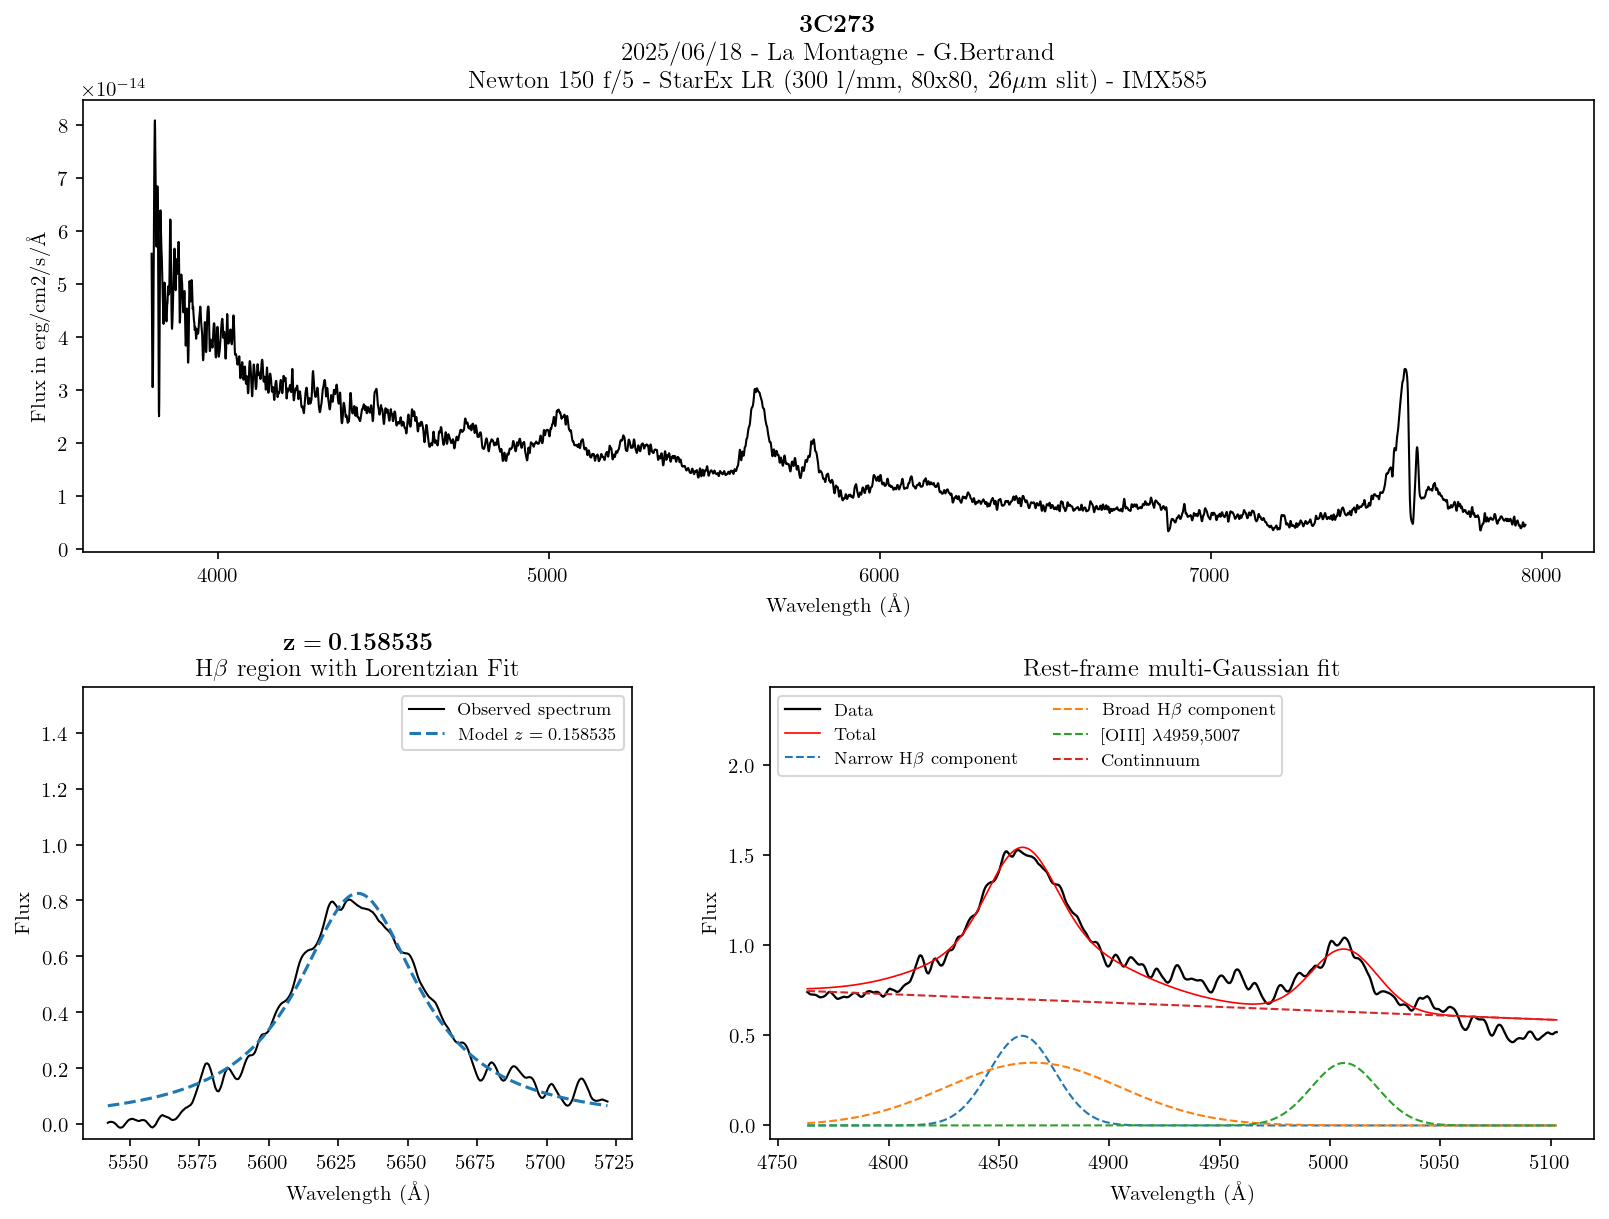

Python code for this plot:
import numpy as np

from specutils import Spectrum1D,SpectralRegion
from astropy.modeling import models, fitting
from specutils.manipulation import extract_region
from astropy.cosmology import Planck18 as cosmo  
import astropy.units as u
import matplotlib.pyplot as plt
from scipy.constants import c


from specutils.spectra import SpectralRegion

from matplotlib.gridspec import GridSpec
import numpy as np
from specutils import Spectrum1D, SpectralRegion
from astropy.modeling import models, fitting, Fittable1DModel, Parameter
import astropy.units as u

from specutils.fitting import fit_lines


from dust_extinction.parameter_averages import CCM89
import extinction

plt.rcParams['text.usetex'] = True
plt.rcParams['font.family'] = 'serif' 

def fit_hbeta_and_measure_z(spectrum, approx_hbeta_angstrom, R):
 
    # Define fitting region ±50 Å around approx Hβ
    region_width = 90 * u.AA
    flux_region = SpectralRegion((approx_hbeta_angstrom - region_width),
                            (approx_hbeta_angstrom + region_width))
    sub_spec = extract_region(spectrum, flux_region)

    # Initial Voigt profile guess
    flux = sub_spec.flux
    wavelength = sub_spec.spectral_axis

    # Nettoyage des valeurs non finies
    valid = np.isfinite(flux)
    wavelength = wavelength[valid]
    flux = flux[valid]

    # Construire un modèle initial robuste
    fit_init = models.Lorentz1D(x_0=approx_hbeta_angstrom)
    sub_spec=sub_spec-np.mean(sub_spec.flux[:10].value)
    # Fit sécurisé
    fitter = fitting.LevMarLSQFitter()
    fit = fit_lines(sub_spec, fit_init, fitter=fitter)

    # Fitted central wavelength (observed)
    fitted_center = fit.x_0.value

    # Calculate redshift z from rest wavelength Hβ = 4861 Å
    z = (fitted_center / 4861.34) - 1

    # Affiche le fit et les composantes
    lam = wavelength.to_value()
    fitted_flux = fit(wavelength)

    return z, fitted_center, lam, sub_spec.flux, fitted_flux

def plot_combined(spectrum_full, spectrum_zoom, approx_hbeta_angstrom=4876*u.AA, R=850):

    z, fitted_center, lam, flux_zoom, fitted_flux = fit_hbeta_and_measure_z(spectrum_zoom, approx_hbeta_angstrom, R)

    # Données full spectrum
    valid_full = np.isfinite(spectrum_full.flux)
    flux_full = spectrum_full.flux[valid_full].value
    wavelength_full = spectrum_full.spectral_axis[valid_full].to_value()

    fig = plt.figure(figsize=(13, 9))
    gs = GridSpec(2, 2, height_ratios=[1, 1], width_ratios=[.8, 1.2], hspace=0.3, wspace=0.2)

    # Full spectrum (en haut, 2 colonnes)
    ax0 = fig.add_subplot(gs[0, :])
    ax0.plot(wavelength_full, flux_full, color='k', lw=1.0)
    ax0.set_xlabel(r'Wavelength (\AA)')
    ax0.set_ylabel(r'Flux in erg/cm2/s/Å')
    ax0.set_title(
        r'\textbf{3C273}' + '\n'
        r'2025/06/18 - La Montagne - G.Bertrand' + '\n'
        r'Newton 150 f/5 - StarEx LR (300 l/mm, 80x80, 26$\mu$m slit) - IMX585'
    )
    ax0.grid(False)

    # Fit Hβ (zoom) à gauche en bas
    ax1 = fig.add_subplot(gs[1, 0])
    ax1.plot(lam, flux_zoom, 'k', label='Observed spectrum', lw=1.0)
    ax1.plot(lam, fitted_flux, '--', label=rf'Model $z={z:.6f}$')
    #ax1.axvline(4861, color='gray', linestyle=':', label=r'H$\beta$ rest-frame (4861\,\AA)')
    ax1.set_xlabel(r'Wavelength (\AA)')
    ax1.set_ylabel(r'Flux')
    ax1.set_title(
        r'$\mathbf{z = %.6f}$' % z + '\n' +
        r'H$\beta$ region with Lorentzian Fit',
        loc='center'
    )
    ax1.legend(fontsize='small')
    ax1.grid(False)

    region_width = 200 * u.AA
    center = 4963 * u.AA
    flux_region = SpectralRegion((center - region_width),
                            (center + region_width - 60*u.AA))

    spectrum_rest = shift_spectrum_to_rest(spectrum, z)

    sub_spec = extract_region(spectrum_rest, flux_region)
    fit, fitter = fit_multiple_gaussians_with_tied_constraints(sub_spec)

    # Fit Hβ (zoom) à droite en bas (placeholder pour futur plot)
    ax2 = fig.add_subplot(gs[1,1])
    ax2 = plot_fit_result(ax2, sub_spec, fit) 

    ymin1, ymax1 = ax1.get_ylim()
    ax1.set_ylim(ymin1, ymax1 * 1.8) 
    ymin2, ymax2 = ax2.get_ylim()
    ax2.set_ylim(ymin2, ymax2 * 1.5)
    
    ax1.legend(fontsize='small', loc='upper right', bbox_to_anchor=(1, 1))
    ax2.legend(ncol=2, fontsize='small', loc='upper left', bbox_to_anchor=(0, 1))

    plt.tight_layout()
    plt.savefig("3c273.png", dpi=150, bbox_inches='tight')
    plt.show()

    return z, fitted_center, fit,fitter, spectrum_rest






def shift_spectrum_to_rest(spectrum, z):
    """Décale la longueur d’onde pour ramener à la position de repos."""
    rest_wavelength = spectrum.spectral_axis / (1 + z)
    return Spectrum1D(spectral_axis=rest_wavelength, flux=spectrum.flux)

def fit_multiple_gaussians_with_tied_constraints(spectrum):
    # region = [(4760 * u.AA, 4780 * u.AA), (5100 * u.AA, 5120 * u.AA)]
    # with warnings.catch_warnings():  # Ignore warnings
    #     warnings.simplefilter('ignore')
    #     g1_fit = fit_continuum(spectrum, window=region)

    # y_continuum_fitted = g1_fit(spectrum.spectral_axis)

    # spectrum -= y_continuum_fitted

    flux = spectrum.flux.value
    wave = spectrum.spectral_axis.value

    # Use the (vacuum) rest wavelengths of known lines as initial values
    # for the fit.
    Hbeta = 4861
    O3_4959 = 5007


    # Create Gaussian1D models for each of the H-beta and [OIII] lines.
    hbeta_broad = models.Gaussian1D( mean=Hbeta, stddev=10)
    hbeta_narrow = models.Gaussian1D(mean=Hbeta, stddev=5)
    hbeta_narrow.mean.bounds = (4856, 4896)  # autorise un déplacement limité
    o3_4959 = models.Gaussian1D(amplitude=0.25, mean=O3_4959, stddev=13)


    # Create a polynomial model to fit the continuum.
    mean_flux = flux.mean()
    cont = np.where(flux > mean_flux, mean_flux, flux)
    linfitter = fitting.LinearLSQFitter()
    poly_cont = linfitter(models.Polynomial1D(1), wave, cont)

    # Create a compound model for the four emission lines and the continuum.
    model = hbeta_narrow + hbeta_broad + o3_4959  + poly_cont

    # 1. Broad Hβ suit la même longueur d’onde que narrow
    def tie_hb_broad_mean(m):
        return m.mean_0 +5  # mean_0 = Hβ narrow

    def tie_hb_broad_ampl(m):
        return m.amplitude_0 * 0.7  # broad plus faible que narrow

    hbeta_broad.mean.tied = tie_hb_broad_mean
    hbeta_broad.amplitude.tied = tie_hb_broad_ampl

    # 2. [OIII] suit le même redshift que Hβ
    def tie_o3_mean(m):
        return m.mean_0 * O3_4959 / Hbeta

    o3_4959.mean.tied = tie_o3_mean

    hbeta_broad.stddev.bounds = (8, 40)
    hbeta_narrow.stddev.bounds = (5, 15)
    o3_4959.stddev.bounds = (12, 15)


    # Simultaneously fit all the emission lines and continuum.
    fitter = fitting.TRFLSQFitter()
    fitted_model = fitter(model, wave, flux)



    return fitted_model, fitter

def plot_fit_result(ax, spectrum, model):

    region_width = 200 * u.AA
    center = 4963 * u.AA
    flux_region = SpectralRegion((center - region_width),
                            (center + region_width))
    
    spectrum = extract_region(spectrum, flux_region)

    lam = spectrum.spectral_axis.to_value()
    flux = spectrum.flux.value
    fitted_flux = model(lam)

    # Récupère les composantes si modèle composé
    if hasattr(model, 'n_submodels'):
        components = [model[i] for i in range(model.n_submodels)]
    else:
        components = [model]

    ax.plot(lam, flux, color='k', lw=1.1, label='Data')
   
    ax.plot(lam, fitted_flux, 'r', lw=0.8, label='Total')
    lines = [ r"Narrow H$\beta$ component", r"Broad H$\beta$ component", r"[OIII] $\lambda$4959,5007", r"Continnuum"]
    #lines_color = ["g--", "g--", "b--", "o--", "r--"]
    for i, comp in enumerate(components):
        plt.plot(lam, comp(lam), "--", lw=1, label=lines[i])

    ax.set_xlabel(r'Wavelength (\AA)')
    ax.set_ylabel(r'Flux')
    ax.set_title(r'Rest-frame multi-Gaussian fit')

    return ax


def fwhm_instr_from_R(lambda_rest, R):
    """
    Calcule la FWHM instrumentale en km/s à partir de la longueur d'onde et la résolution R.
    """
    c = 299792.458
    delta_lambda = lambda_rest / R
    fwhm_instr = c * delta_lambda / lambda_rest
    return fwhm_instr

def calculate_mbh_vestergaard(f_lambda, fwhm_kms, z, EBV):
    # Distance luminosité en cm
    d_l = cosmo.luminosity_distance(z).to(u.cm).value
    R_V = 3.1
    wavelength = np.array([5100], dtype=float)
    A_lambda = extinction.ccm89(wavelength, R_V * EBV, R_V)[0]
    f_lambda_corr = f_lambda * 10**(0.4 * A_lambda)
    L_lambda = 4 * np.pi * d_l**2 * f_lambda_corr  # erg/s/Å
    lambda_L_lambda = 5100 * L_lambda         # erg/s

    # Logarithmes
    log_L = np.log10(lambda_L_lambda / 1e44)
    log_FWHM = np.log10(fwhm_kms / 1000)
    log_M_BH = 6.91 + 0.5 * log_L + 2 * log_FWHM
    M_BH = 10**log_M_BH

    return log_M_BH,  M_BH, d_l
    
def calculate_mbh_feng(f_lambda, fwhm_kms, z, EBV):
    # Distance de luminosité (en cm)
    d_l = cosmo.luminosity_distance(z).to(u.cm).value

    # Luminosité monochromatique à 5100 Å
    R_V = 3.1
    wavelength = np.array([5100], dtype=float)
    A_lambda = extinction.ccm89(wavelength, R_V * EBV, R_V)[0]
    f_lambda_corr = f_lambda * 10**(0.4 * A_lambda)
    L_lambda = 4 * np.pi * d_l**2 * f_lambda_corr  # erg/s/Å
    lambda_L_lambda = 5100 * L_lambda         # erg/s

    # Logarithmes
    log_L = np.log10(lambda_L_lambda / 1e44)
    log_FWHM = np.log10(fwhm_kms)

    # Masse du trou noir en log(M_sun)
    log_M_BH = 3.602 + 0.504 * log_L + 1.200 * log_FWHM
    M_BH = 10**log_M_BH



    return log_M_BH, M_BH, d_l
    

def flux_and_error(mag_V, mag_err, F0=3.631e-9):
    flux = F0 * 10**(-0.4 * mag_V)
    flux_err = 0.921 * flux * mag_err
    return flux, flux_err

spectrum = Spectrum1D.read("C:\\Users\\g-ber\\Documents\\ASTRO\\starex\\ccdciel\\20250618\\_3c273_20250618_89.fits", format='wcs1d-fits')
spectrum_abs = Spectrum1D.read("C:\\Users\\g-ber\\Documents\\ASTRO\\starex\\ccdciel\\20250618\\_3c273_20250618_89-abs.fits", format='wcs1d-fits')

z, fitted_center, fit,fitter, spectrum_rest = plot_combined(spectrum_abs, spectrum, approx_hbeta_angstrom=5632*u.AA, R=850)
print(f"z: {z:.8f}")
print(f"Fitted Hβ center: {fitted_center:.8f}")

def format_with_error(value, error, significant_digits=2):
    """
    Affiche value ± error dans la même puissance de 10,
    basée sur l’exposant de value uniquement.
    """
    if value == 0:
        exponent = int(np.floor(np.log10(abs(error)))) if error != 0 else 0
    else:
        exponent = int(np.floor(np.log10(abs(value))))

    val_scaled = value / 10**exponent
    err_scaled = error / 10**exponent

    val_str = f"{val_scaled:.{significant_digits}g}"
    err_str = f"{err_scaled:.{significant_digits}g}"

    # Pour avoir ×10^n format classique
    return f"({val_str} ± {err_str}) × 10^{exponent}"


def log_gaussian_fwhm_in_velocity_with_error(compound_model, fitter):
    broad_hbeta_fwhm = 0
    broad_hbeta_fwhm_err = 0
    print("=== Fit Components Summary ===")
    param_names = compound_model.param_names
    param_cov = fitter.fit_info['param_cov']

    # Chercher stddev_0 dans les noms des paramètres
    try:
        stddev_idx = param_names.index('stddev_0')
    except ValueError:
        print("stddev_0 not found in param_names:", param_names)
        return None, None

    for i, submodel in enumerate(compound_model):
        if isinstance(submodel, models.Gaussian1D):
            fwhm_angstrom = submodel.fwhm
            center_angstrom = submodel.mean.value
            fwhm_kms = (fwhm_angstrom / center_angstrom) * c / 1000  # km/s
            # Calcul erreur FWHM via erreur stddev
            sigma_stddev = np.sqrt(param_cov[stddev_idx, stddev_idx])
            fwhm_err = 2.355 * sigma_stddev
            fwhm_kms_err = (fwhm_err / center_angstrom) * c / 1000

            print(f"Component {i}:")
            print(f" - Center: {center_angstrom:.2f} Å")
            print(f" - FWHM: {fwhm_angstrom:.2f} Å")
            print(f" - FWHM: {fwhm_kms:.2f} ± {fwhm_kms_err:.2f} km/s\n")

            if i == 1:
                broad_hbeta_fwhm = fwhm_kms
                broad_hbeta_fwhm_err = fwhm_kms_err
    return broad_hbeta_fwhm, broad_hbeta_fwhm_err


broad_hbeta_fwhm, broad_hbeta_fwhm_err = log_gaussian_fwhm_in_velocity_with_error(fit, fitter)

# Calcul résolution instrumentale en km/s
fwhm_inst_kms = fwhm_instr_from_R(broad_hbeta_fwhm, R=800)

# Correction résolution instrumentale
fwhm_intrinsic_kms = np.sqrt(broad_hbeta_fwhm**2 - fwhm_inst_kms**2)

print(f"FWHM of Hβ (km/s): {broad_hbeta_fwhm:.1f}")
print(f"FWHM of Hβ (km/s) intrinsic: {fwhm_intrinsic_kms:.1f}")

# Measure flux near 5100 Å rest frame
flux_region = SpectralRegion(5095 * u.AA, 5105 * u.AA)
sub_flux = extract_region(spectrum_abs, flux_region)
flux_5100 = np.nanmean(sub_flux.flux.value)

mag_V = 13.36
mag_err = 0.07
flux, flux_err = flux_and_error(mag_V, mag_err)
print(f"Flux = {format_with_error(flux, flux_err)}")

log_M_BH, M_BH, d_l = calculate_mbh_vestergaard(flux, fwhm_intrinsic_kms, z,0.022)
log_M_BH2, M_BH2, d_l2 = calculate_mbh_feng(flux, fwhm_intrinsic_kms, z,0.022)

print(f"log(M_BH / M_sun) = {format_with_error(log_M_BH, 0)}, {format_with_error(log_M_BH2, 0)}")
print(f"M_BH = {format_with_error(M_BH, 0)}, {format_with_error(M_BH2, 0)}") 
# Convertir la distance de luminosité en Mpc
d_l_mpc = (d_l * u.cm).to(u.Mpc).value
d_l2_mpc = (d_l2 * u.cm).to(u.Mpc).value

print(f"Distance luminosité = {d_l:.2e} cm ({d_l_mpc:.3f} Mpc), {d_l2:.2e} cm ({d_l2_mpc:.3f} Mpc)")

